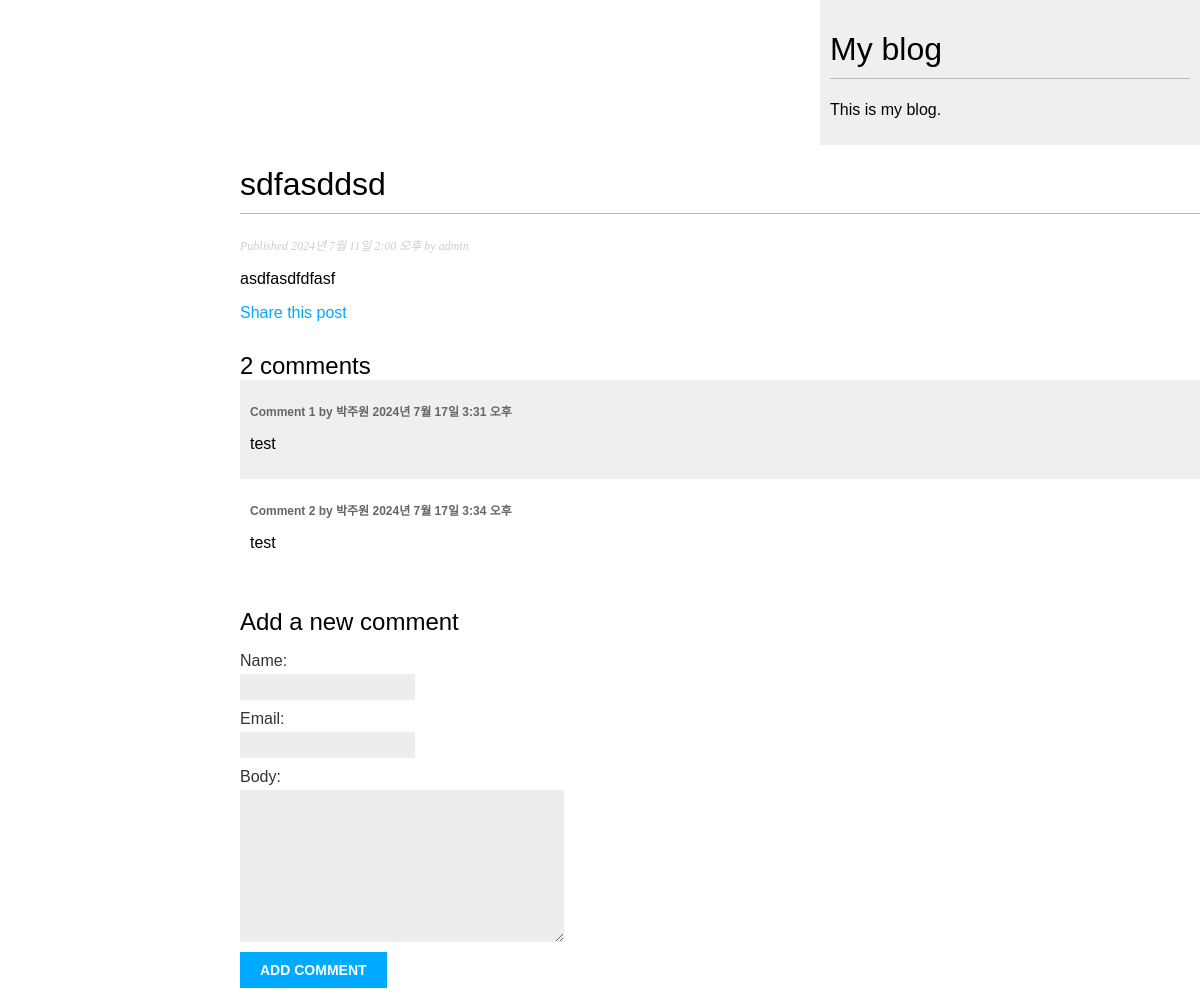
The app's page /blog/2024/7/11/sdfasddsd/ with its own data.
### blog/models.py (models this page shows, shortened)
class Post(models.Model):
    class Status(models.TextChoices):
        DRAFT='DF','Draft'
        PUBLISHED='PB','Published'
    title = models.CharField(max_length=250)# 제목 필드
    slug = models.SlugField(max_length=250, unique_for_date='publish') #부제
    author = models.ForeignKey(User, on_delete=models.CASCADE,
                               related_name='blog_posts')  # 외래키 설정 어떤 사용자가 어떤 게시물을 작성했는지 관계를 생성한다my
    body = models.TextField()#본문 필드
    publish = models.DateTimeField(default=timezone.now)#게시물이 작성된 날짜
    created = models.DateTimeField(auto_now_add=True)#언제 작성했는지
    updated = models.DateTimeField(auto_now=True)#언제 수정했는지
    status = models.CharField(max_length= 2, choices= Status.choices, default=Status.DRAFT)
    objects=models.Manager()#기본 오브젝트에 적용되는
    published = PublishedManager()#서브 메니저
    drafted = DraftManager()
    class Meta:
        ordering = ['-publish']  # 기본정렬하기 위해 필요한 클래스
        indexes = [models.Index(fields=['-publish']),  # 퍼블리쉬 필드를 기본 값으로 결과를 정렬한다
                   ]

class Comment(models.Model):
    post = models.ForeignKey(Post,
                             on_delete=models.CASCADE,
                             related_name='comments')
    name = models.CharField(max_length=80)
    email = models.EmailField()
    body = models.TextField()
    created = models.DateTimeField(auto_now_add=True)
    updated = models.DateTimeField(auto_now=True)
    active = models.BooleanField(default=True)
    class Meta:
        ordering = ['created']#기본정렬하기 위해 필요한 클래스
        indexes=[models.Index(fields=['created']),#퍼블리쉬 필드를 기본 값으로 결과를 정렬한다
                 ]

### blog/views.py (the view)
# urls.py: path('<int:year>/<int:month>/<int:day>/<slug:post>/', views.post_detail, name='post_detail'),
def post_detail(request, year, month, day, post):
    post = get_object_or_404(Post,
                                status=Post.Status.PUBLISHED,
                                slug=post,
                                publish__year=year,
                                publish__month=month,
                                publish__day=day)
    comments = post.comments.filter(active=True)
    form = CommentForm()
    return render(request,
    'blog/post/detail.html',
            { 'post': post,
                    'comments': comments,
                    'form': form})

### blog/forms.py
class CommentForm(forms.ModelForm):
    class Meta:
        model = Comment
        fields = ['name', 'email', 'body']

### blog/templates/blog/post/detail.html (shortened to what this page needs)
{% extends "blog/base.html" %}
{% block content %}
<h1>{{ post.title }}</h1>
    <p class="date">Published {{ post.publish }} by {{ post.author }}
    </p>
    {{ post.body|linebreaks }}
    <p>
        <a href="{% url "blog:post_share" post.id %}"> Share this post</a>
    </p>
    {% with comments.count as total_comments %}
    <h2>
        {{ total_comments }} comment{{ total_comments|pluralize }}
    </h2>
    {% endwith %}
    {% for comment in comments %}
    <div class="comment">
        <p class="info">
        Comment {{ forloop.counter }} by {{ comment.name }} {{ comment.created }}
        </p>
        {{ comment.body|linebreaks }}
    </div>
    {% empty %}
    <p>There are no comments yet.</p>
    {% endfor %}
    {% include "blog/post/includes/comment_form.html" %}
{% endblock %}

### blog/static/css/blog.css (style rules this page uses)
body { margin:0; padding:0; font-family:helvetica, sans-serif; }
a { color:#00abff; text-decoration:none; }
h1 { font-weight:normal; border-bottom:1px solid #bbb; padding:0 0 10px 0; }
h2 { font-weight:normal; margin:30px 0 0; }
p.date { color:#ccc; font-family: georgia, serif; font-size: 12px; font-style: italic; }
label { float:left; clear:both; color:#333; margin-bottom:4px; }
input, textarea { clear:both; float:left; margin:0 0 10px; background:#ededed; border:0; padding:6px 10px; font-size:12px; }
.comment { padding:10px; }
.comment:nth-child(even) { background:#efefef; }
.comment .info { font-weight:bold; font-size:12px; color:#666; }

### records on screen
Post: title "sdfasddsd", publish "2024년 7월 11일 2:00 오후", author "admin", body "asdfasdfdfasf"
Comment: name "박주원", created "2024년 7월 17일 3:31 오후", body "test"
Comment: name "박주원", created "2024년 7월 17일 3:34 오후", body "test"

### other values on screen
{{ total_comments }} "2"
